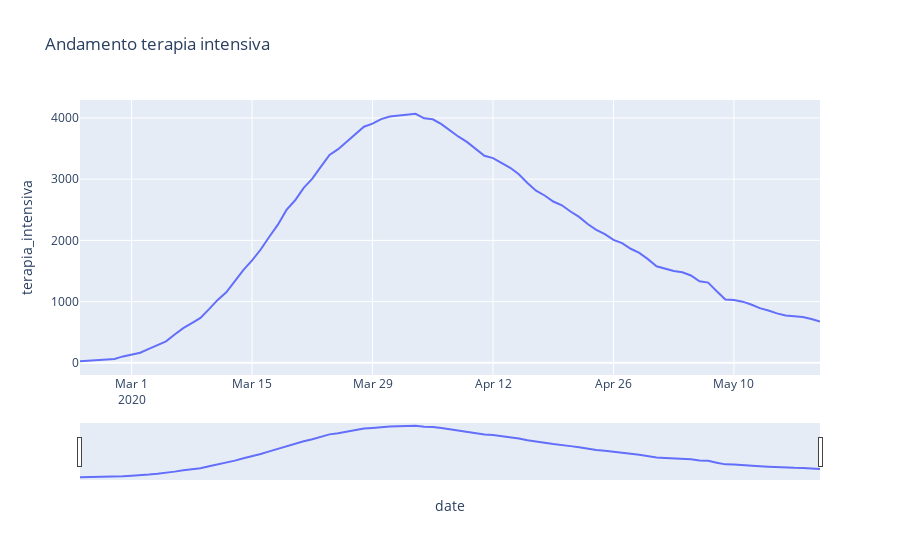

The notebook cell this image was saved under:
### Markdown cell above
In questa sezione analizzeremo i dati relativi alle terapie intensive.

Prenderemo in considerazione solamente l'andamento italiano in quanto, per questo tipo di analisi e dati, risulta sufficiente a capire se vi è un qualche tipo di stagionalità o stazionarietà.

Vediamo come il picco sia stato raggiunto intorno ai primi di Aprile e da più di un mese esse si stanno liberando.

Vedremo poi le varie tecniche per la loro analisi.

### Code cell
#Plotto in grafico dell'intero dataset
fig = px.line(series, x="date", y="terapia_intensiva", title='Andamento terapia intensiva')
fig.update_xaxes(rangeslider_visible=True)
fig.show()
